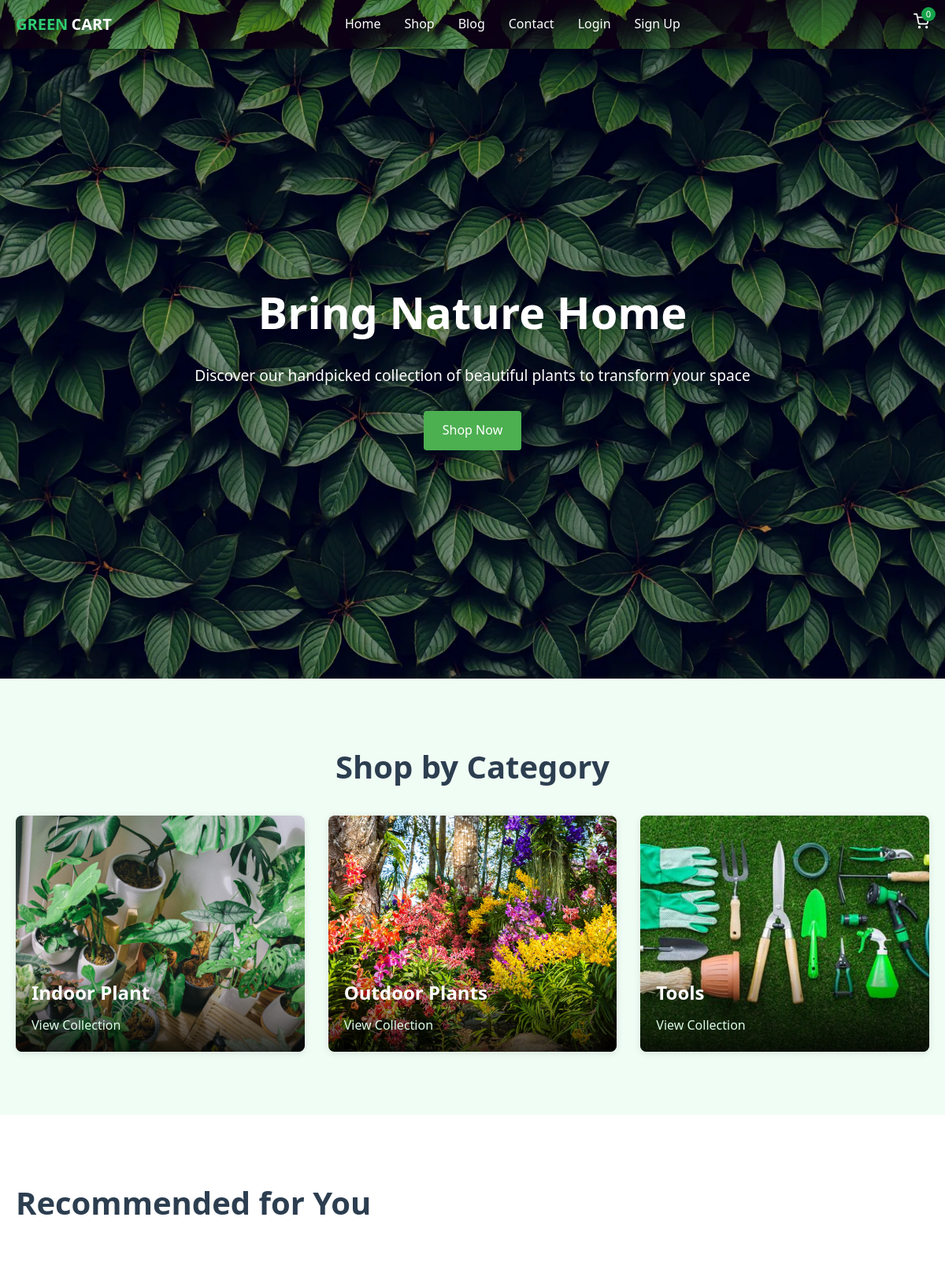
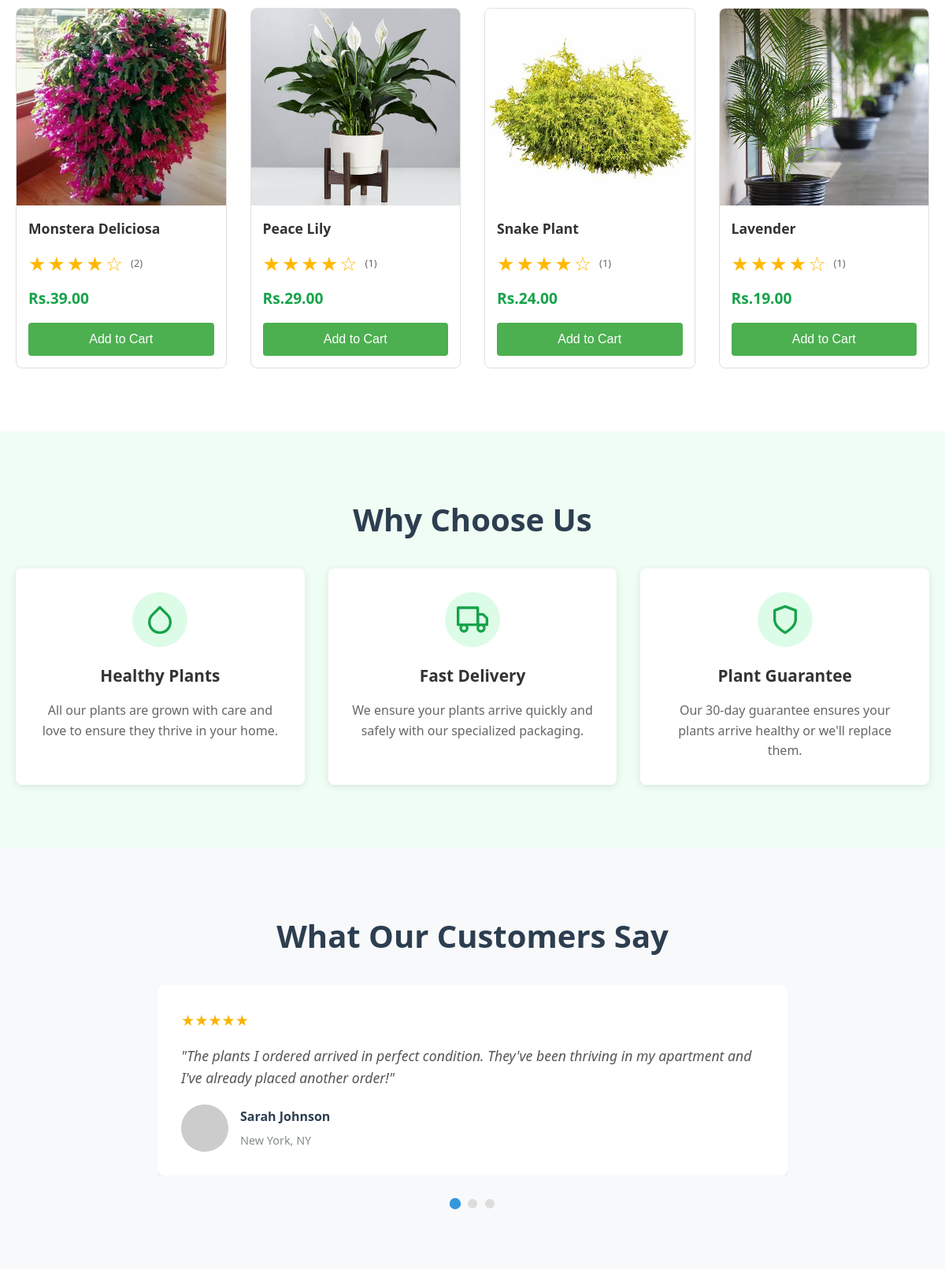
The app's page /user/index.php (upper part) with its own data (2 pictures, top to bottom).
### tables this page shows
CREATE TABLE IF NOT EXISTS `categories` (
  `category_id` int NOT NULL AUTO_INCREMENT,
  `name` varchar(100) NOT NULL,
  `description` text,
  `image` varchar(255) DEFAULT NULL,
  `created_at` timestamp NULL DEFAULT CURRENT_TIMESTAMP,
  `updated_at` timestamp NULL DEFAULT CURRENT_TIMESTAMP ON UPDATE CURRENT_TIMESTAMP,
  PRIMARY KEY (`category_id`)
);

CREATE TABLE IF NOT EXISTS `products` (
  `product_id` int NOT NULL AUTO_INCREMENT,
  `category_id` int DEFAULT NULL,
  `name` varchar(100) NOT NULL,
  `description` text,
  `price` int NOT NULL,
  `stock_quantity` int NOT NULL DEFAULT '0',
  `image` varchar(255) DEFAULT NULL,
  `is_featured` tinyint(1) DEFAULT '0',
  `rating` decimal(3,1) DEFAULT '0.0',
  `review_count` int DEFAULT '0',
  `created_at` timestamp NULL DEFAULT CURRENT_TIMESTAMP,
  `updated_at` timestamp NULL DEFAULT CURRENT_TIMESTAMP ON UPDATE CURRENT_TIMESTAMP,
  PRIMARY KEY (`product_id`),
  KEY `category_id` (`category_id`)
);

### user/index.php (the view, shortened to what this page needs)
<?php
include "../database/database.php";
$recommended_products = [];
if (count($recommended_products) < 2) {
    $featured_sql = "SELECT product_id, name, image, price, rating,
                    (SELECT COUNT(*) FROM reviews WHERE reviews.product_id = products.product_id) as reviews
                    FROM products WHERE is_featured = 1 LIMIT 4";
    $featured_result = $conn->query($featured_sql);
    if ($featured_result && $featured_result->num_rows > 0) {
        $recommended_products = [];
        while ($row = $featured_result->fetch_assoc()) {
            $recommended_products[] = $row;
        }
    }
}
$query = "SELECT * FROM categories";
$categories_result = mysqli_query($conn, $query);
?>
<!DOCTYPE html>
<html lang="en">
<head>
    <link rel="stylesheet" href="../css/styles.css">
</head>
<body>
    <?php include_once "../includes/header.php"; ?>
    <section class="hero">
        <div class="hero-content">
            <h1>Bring Nature Home</h1>
            <p>Discover our handpicked collection of beautiful plants to transform your space</p>
            <div class="hero-buttons">
                <a href="shop.php" class="btn btn-primary">Shop Now</a>
            </div>
        </div>
    </section>
    <section class="categories">
        <div class="container">
            <h2 class="section-title">Shop by Category</h2>
            <div class="categories-grid">
                <?php while ($row = mysqli_fetch_assoc($categories_result)) { ?>
                    <div class="category-card">
                        <img src="../img/<?php echo $row['image']; ?>" alt="<?php echo htmlspecialchars($row['name']); ?>">
                        <div class="category-content">
                            <h3><?php echo htmlspecialchars($row['name']); ?></h3>
                            <a href="category_products.php?category_id=<?php echo $row['category_id']; ?>" class="category-link">
                                View Collection
                            </a>
                        </div>
                    </div>
                <?php } ?>
            </div>
        </div>
    </section>
    <section class="products">
        <div class="container">
            <div class="section-header">
                <h2 class="section-title"><?php echo (count($recommended_products) < 2) ? 'Featured Products' : 'Recommended for You'; ?></h2>
            </div>
            <div class="products-slider">
                <div class="slider-container">
                    <?php foreach ($recommended_products as $product): ?>
                        <div class="product-card">
                            <a href="product-details.php?id=<?= $product['product_id'] ?>">
                            <div class="product-image">
                                <img src="../img/<?= $product['image'] ?>" alt="<?= htmlspecialchars($product['name']) ?>">
                            </div>
                            </a>
                            <div class="product-info">
                                <h3><?= htmlspecialchars($product['name']) ?></h3>
                                <div class="product-rating">
                                <span class="stars"><?= str_repeat('★', intval($product['rating'])) ?><?= str_repeat('☆', 5 - intval($product['rating'])) ?></span>
                                <span class="reviews">(<?= $product['reviews'] ?>)</span>
                                </div>
                                <div class="product-price">Rs.<?= number_format($product['price'], 2) ?></div>
                                <button class="btn btn-add-cart" data-productid="<?php echo $product['product_id'] ?>">Add to Cart</button>
                            </div>
                        </div>
                    <?php endforeach; ?>
                </div>
            </div>
        </div>
    </section>
    <section class="benefits">
        <div class="container">
            <h2 class="section-title">Why Choose Us</h2>
            <div class="benefits-grid">
                <div class="benefit-card">
                    <div class="benefit-icon">
                        <svg xmlns="http://www.w3.org/2000/svg" width="40" height="40" viewBox="0 0 24 24" fill="none" stroke="currentColor" stroke-width="2" stroke-linecap="round" stroke-linejoin="round">
                            <path d="M12 2.69l5.66 5.66a8 8 0 1 1-11.31 0z"></path>
                        </svg>
                    </div>
                    <h3>Healthy Plants</h3>
                    <p>All our plants are grown with care and love to ensure they thrive in your home.</p>
                </div>
                <div class="benefit-card">
                    <div class="benefit-icon">
                    </div>
                    <h3>Fast Delivery</h3>
                    <p>We ensure your plants arrive quickly and safely with our specialized packaging.</p>
                </div>
                <div class="benefit-card">
                    <div class="benefit-icon">
                        <svg xmlns="http://www.w3.org/2000/svg" width="40" height="40" viewBox="0 0 24 24" fill="none" stroke="currentColor" stroke-width="2" stroke-linecap="round" stroke-linejoin="round">
                            <path d="M12 22s8-4 8-10V5l-8-3-8 3v7c0 6 8 10 8 10z"></path>
                        </svg>
                    </div>
                    <h3>Plant Guarantee</h3>
                    <p>Our 30-day guarantee ensures your plants arrive healthy or we'll replace them.</p>
                </div>
            </div>
        </div>
    </section>
    <section class="testimonials">
        <div class="container">
            <h2 class="section-title">What Our Customers Say</h2>
            <div class="testimonials-slider">
                <div class="testimonial-card active">
                    <div class="testimonial-rating">★★★★★</div>
                    <p class="testimonial-text">"The plants I ordered arrived in perfect condition. They've been thriving in my apartment and I've already placed another order!"</p>
                    <div class="testimonial-author">
                        <img src="https://placehold.co/60x60/e2f5e2/1a4d1a?text=SJ" alt="Sarah Johnson">
                        <div class="author-info">
                            <h4>Sarah Johnson</h4>
                            <p>New York, NY</p>
                        </div>
                    </div>
                </div>
            </div>
            <div class="testimonial-controls">
                <div class="testimonial-dots">
                    <button class="dot active" data-index="0"></button>
                    <button class="dot" data-index="1"></button>
                    <button class="dot" data-index="2"></button>
                </div>
            </div>
        </div>
    </section>
</body>
</html>

### records on screen
categories: image (picture), name "Indoor Plant"
categories: image (picture), name "Outdoor Plants"
categories: image (picture), name "Tools"
products: image (picture), name "Monstera Deliciosa", rating "★★★★", rating "☆", reviews "2", price "39.00"
products: image (picture), name "Peace Lily", rating "★★★★", rating "☆", reviews "1", price "29.00"
products: image (picture), name "Snake Plant", rating "★★★★", rating "☆", reviews "1", price "24.00"
products: image (picture), name "Lavender", rating "★★★★", rating "☆", reviews "1", price "19.00"

### other values on screen
$cart_count "0"
